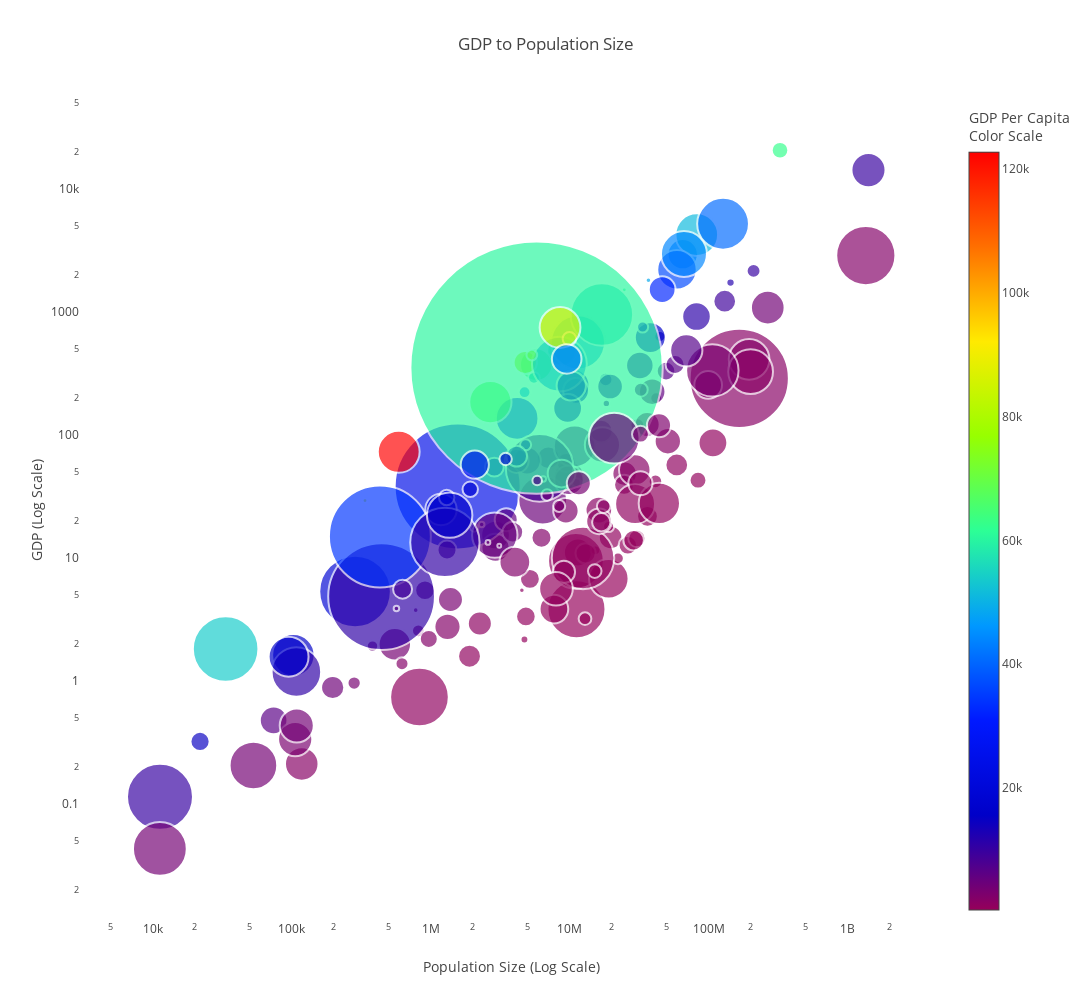

Here is the notebook cell this chart was saved with:
### Markdown cell above
### Looking individually at Country's GDP and Population:

When we examine both of the above plots, we can see

### Code cell
# Plotting GDP to poluation, size of the points are related to population density while color is related to land area of the country
PopToDen = go.Figure(
    data = [go.Scatter(
         x=df3.Pop,
         y=df3.GDP,
         mode='markers',
         text=df3.text,
         marker= dict(
         symbol='circle',
         sizemode='area',
         size = df3['size'],
         sizeref = sizeref,
         line= dict(
         width = 2
         ),
             color = df3.GdpPerCap,
              colorbar=dict(
                title='GDP Per Capita<br>Color Scale'
            ),
             colorscale = 'Rainbow',
             showscale = True,
             opacity=0.68
    ))],
    layout = go.Layout(
        height = 1000,
        width = 1600,
        hovermode = 'closest',
        title = 'GDP to Population Size',
        paper_bgcolor='rgba(0,0,0,0)',
        plot_bgcolor='rgba(0,0,0,0)',
        yaxis = dict(
            type = 'log',
            title = 'GDP (Log Scale)',
            showgrid = False
        ),
        xaxis = dict(
            type = 'log',
            title = 'Population Size (Log Scale)',
            showgrid=False
        )))
_=py.iplot(PopToDen, filename = 'Countries GDP to their Population Size')
iplot(PopToDen)

### Figure 1 — Plotly figure (JSON) as saved in the notebook; plotly's stock layout.template omitted (floating-point values rounded to 4 significant figures; data arrays with more than 128 entries replaced by an {"elided": "..."} marker saying what was removed)
{"data": [{"marker": {"cauto": true, "cmax": 122700.0, "cmin": 247.2, "color": {"elided": "171 float values"}, "colorbar": {"title": "GDP Per Capita<br>Color Scale"}, "colorscale": "Rainbow", "line": {"width": 2}, "opacity": 0.68, "showscale": true, "size": {"elided": "171 int values"}, "sizemode": "area", "sizeref": 0.2599, "symbol": "circle"}, "mode": "markers", "text": {"elided": "171 str values"}, "type": "scatter", "uid": "e30729e6-eb89-11e8-bec1-dc536018224d", "x": {"elided": "171 int values"}, "y": {"elided": "171 float values"}}], "layout": {"height": 1000, "hovermode": "closest", "paper_bgcolor": "rgba(0, 0, 0, 0)", "plot_bgcolor": "rgba(0, 0, 0, 0)", "title": "GDP to Population Size", "width": 1600, "xaxis": {"autorange": true, "range": [3.594, 9.575], "showgrid": false, "title": "Population Size (Log Scale)", "type": "log"}, "yaxis": {"autorange": true, "range": [-1.944, 4.719], "showgrid": false, "title": "GDP (Log Scale)", "type": "log"}}}
